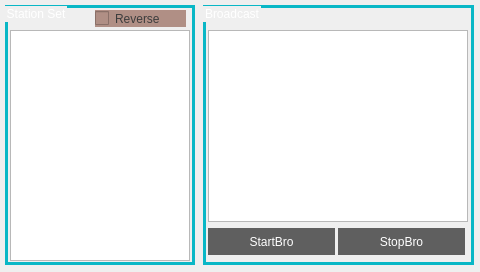
<?xml version="1.0" encoding="UTF-8"?>
<ui version="4.0">
 <class>FormStationSet</class>
 <widget class="QWidget" name="FormStationSet">
  <property name="geometry">
   <rect>
    <x>0</x>
    <y>0</y>
    <width>480</width>
    <height>272</height>
   </rect>
  </property>
  <property name="windowTitle">
   <string>Form</string>
  </property>
  <property name="styleSheet">
   <string notr="true">QGroupBox{
	color: rgb(255, 255, 255);
	border-width:3px;
	border-style:solid;
	border-color: rgb(9,183,198);
}
QCheckBox{
	color: rgb(60, 60, 60);
	border:none;
	background-color: rgb(176, 143, 133);
}
QCheckBox::focus{
	color: rgb(60, 60, 60);
	border:none;
	background-color: rgb(208, 230, 255);
}
QPushButton{
	color:rgb(255, 255, 255);
	border:none;
	background-color: rgb(95, 95, 95);
}
QPushButton::focus{
	color:rgb(60, 60, 60);
	border:none;
	background-color: rgb(208, 230, 255);
}
</string>
  </property>
  <widget class="QLabel" name="labelBG">
   <property name="geometry">
    <rect>
     <x>0</x>
     <y>0</y>
     <width>480</width>
     <height>272</height>
    </rect>
   </property>
   <property name="text">
    <string/>
   </property>
   <property name="pixmap">
    <pixmap>image/BK.png</pixmap>
   </property>
  </widget>
  <widget class="QGroupBox" name="groupBox">
   <property name="geometry">
    <rect>
     <x>5</x>
     <y>5</y>
     <width>190</width>
     <height>260</height>
    </rect>
   </property>
   <property name="styleSheet">
    <string notr="true"/>
   </property>
   <property name="title">
    <string>Station Set</string>
   </property>
   <widget class="QListWidget" name="listWidgetStation">
    <property name="geometry">
     <rect>
      <x>5</x>
      <y>25</y>
      <width>180</width>
      <height>231</height>
     </rect>
    </property>
    <property name="editTriggers">
     <set>QAbstractItemView::NoEditTriggers</set>
    </property>
   </widget>
   <widget class="QCheckBox" name="checkBoxReverse">
    <property name="geometry">
     <rect>
      <x>90</x>
      <y>5</y>
      <width>91</width>
      <height>17</height>
     </rect>
    </property>
    <property name="text">
     <string>Reverse</string>
    </property>
   </widget>
  </widget>
  <widget class="QGroupBox" name="groupBox_2">
   <property name="geometry">
    <rect>
     <x>203</x>
     <y>5</y>
     <width>271</width>
     <height>260</height>
    </rect>
   </property>
   <property name="title">
    <string>Broadcast</string>
   </property>
   <widget class="QTableWidget" name="tableWidgetBroadcast">
    <property name="geometry">
     <rect>
      <x>5</x>
      <y>25</y>
      <width>260</width>
      <height>192</height>
     </rect>
    </property>
    <property name="horizontalScrollBarPolicy">
     <enum>Qt::ScrollBarAlwaysOff</enum>
    </property>
    <property name="editTriggers">
     <set>QAbstractItemView::NoEditTriggers</set>
    </property>
    <property name="selectionMode">
     <enum>QAbstractItemView::SingleSelection</enum>
    </property>
    <property name="selectionBehavior">
     <enum>QAbstractItemView::SelectRows</enum>
    </property>
    <attribute name="horizontalHeaderVisible">
     <bool>false</bool>
    </attribute>
    <attribute name="horizontalHeaderDefaultSectionSize">
     <number>100</number>
    </attribute>
    <attribute name="verticalHeaderVisible">
     <bool>false</bool>
    </attribute>
    <attribute name="verticalHeaderDefaultSectionSize">
     <number>20</number>
    </attribute>
   </widget>
   <widget class="QPushButton" name="pushButtonStartBro">
    <property name="geometry">
     <rect>
      <x>5</x>
      <y>223</y>
      <width>127</width>
      <height>27</height>
     </rect>
    </property>
    <property name="text">
     <string>StartBro</string>
    </property>
   </widget>
   <widget class="QPushButton" name="pushButtonStopBro">
    <property name="geometry">
     <rect>
      <x>135</x>
      <y>223</y>
      <width>127</width>
      <height>27</height>
     </rect>
    </property>
    <property name="text">
     <string>StopBro</string>
    </property>
   </widget>
  </widget>
 </widget>
 <resources/>
 <connections/>
</ui>
